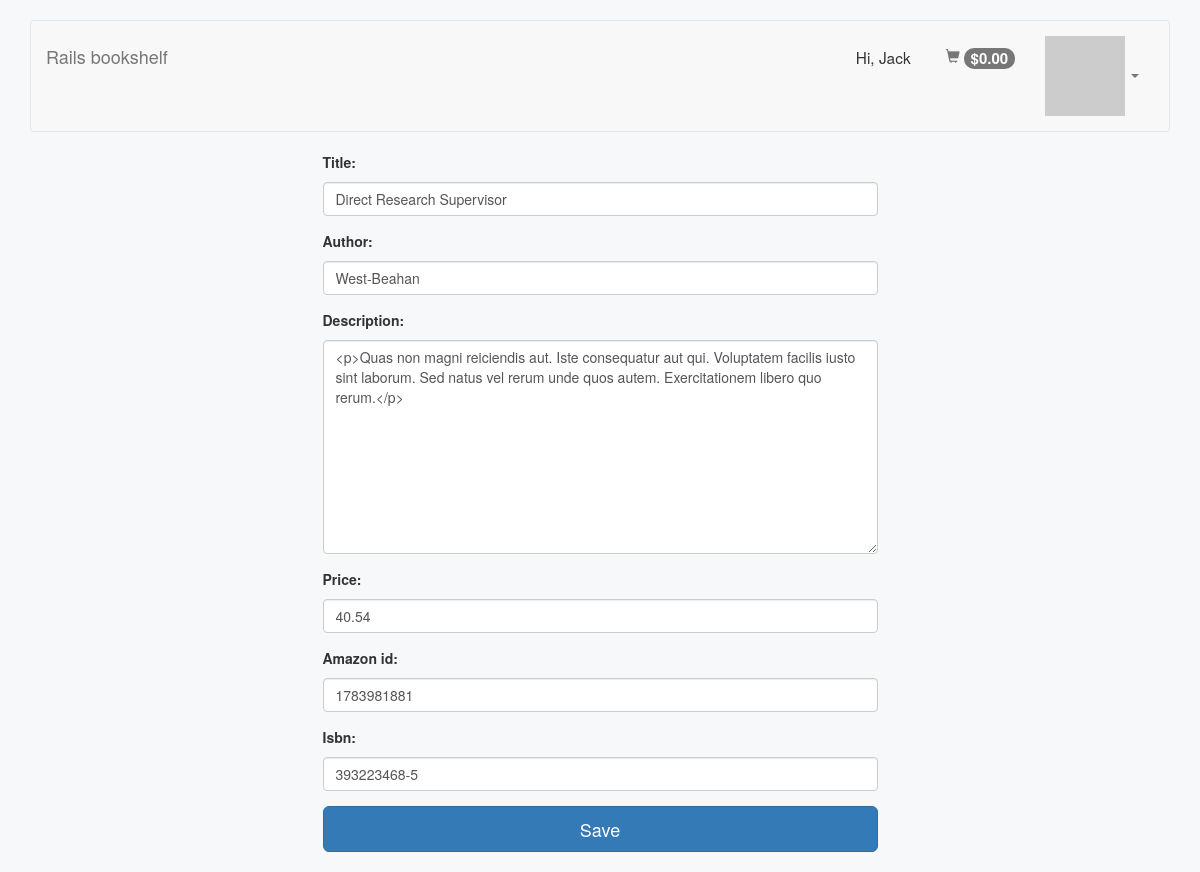
The page /books/edit/2/ (signed in) on the database its author committed.
### store/models.py (models this page shows, shortened)
class UserInfo(models.Model):
    user = models.OneToOneField(User)
    @property
    def shopping_cart_total_price(self):
        return sum([sc.book.price for sc in self.user.shoppingcartitem_set.all()])

class Book(models.Model):
    title = models.CharField(
        max_length=255
    )
    author = models.CharField(
        max_length=150
    )
    description = models.TextField()
    price = models.DecimalField(
        max_digits=6, decimal_places=2
    )
    pub_date = models.DateField(
        null=True, blank=True
    )
    amazon_id = models.CharField(
        max_length=50, unique=True,
        validators=[RegexValidator(r'[\d\-]+')],
        blank=True,
    )
    isbn = models.CharField(
        max_length=12, unique=True,
        validators=[RegexValidator(r'[\dA-Z]+')]
    )

### store/views.py (the view)
# urls.py: url(r'^books/edit/(?P<pk>\d+)/$', BookUpdateView.as_view(), name='book-edit'),
class BookUpdateView(UpdateView):
    model = Book
    success_url = '/'
    fields = ('title', 'author', 'description', 'price',
              'amazon_id', 'isbn')

### store/templatetags/store_tags.py (called while the page is built)
@register.filter(name='addcss')
def addcss(field, css):
   return field.as_widget(attrs={"class":css})

### store/templates/store/book_form.html (shortened to what this page needs)
{% extends 'base.html' %}
{% load store_tags %}
{% block content %}
    <div class='row'>
        <div class='col-md-6 col-md-offset-3'>
            <form class="new_user" id="new_user" action="" accept-charset="UTF-8" method="post">
                {% for field in form %}
                    <div class="form-group">
                        <label for="{{ field.id_for_label }}">{{ field.label_tag }}</label>
                        {{ field|addcss:"form-control" }}
                    </div>
                {% endfor %}
                <div>
                    <input type="submit" name="commit" value="Save" class="btn btn-lg btn-primary btn-block" />
                </div>
            </form>
        </div>
    </div>
{% endblock %}

### store/templates/base.html (shortened to what this page needs)
{% load bootstrap3 %}
{% load staticfiles %}
<!DOCTYPE html>
<html>
<head>
    {% bootstrap_css %}
    <link rel="stylesheet" type="text/css" href="{% static 'css/base.css' %}">
</head>
<body>
    <div class='container'>
        <nav class='navbar navbar-default'>
            <div class='container-fluid'>
                <div class='navbar-header'>
                    <a class='navbar-brand' href='/'>Rails bookshelf</a>
                </div>
                <div class='navbar-collapse collapse' id='navbar'>
                    {% if user.is_authenticated %}
                        {% if user.is_superuser %}
                            <ul class='nav navbar-nav navbar-right'>
                                <li class='dropdown'>
                                    <a aria-expanded='false' class='dropdown-toggle' data-toggle='dropdown' href='#' role='button'>
                                        <img src="http://www.gravatar.com/avatar/77864601526fc73452f5c7f942ac4ff4?s=40" alt="77864601526fc73452f5c7f942ac4ff4?s=40" />
                                        <span class='caret'></span>
                                    </a>
                                </li>
                            </ul>
                        {% endif %}
                        <ul class='nav navbar-nav navbar-right navbar-user'>
                            <li class='nav-user-name'>
                                <span>
                                    Hi, {{ user.first_name }}
                                </span>
                            </li>
                            <li>
                                <a href="{% url 'shopping-cart' %}">
                                    <span aria-hidden='true' class='glyphicon glyphicon-shopping-cart'></span>
                                    <span class='badge'>
                                        ${{ user.userinfo.shopping_cart_total_price|default:0.00|floatformat:2 }}
                                    </span>
                                </a>
                            </li>
                        </ul>
                    {% else %}
                    <ul class="nav navbar-nav navbar-right navbar-user">
                        <li>
                            <a href="{% url 'auth_login' %}">Sign in</a>
                        </li>
                    </ul>
                    {% endif %}
                </div>
            </div>
        </nav>
        {% block content %}
        {% endblock %}
    </div>
</body>
</html>

### store/static/css/base.css (style rules this page uses)
body { background-color: #f6f8f9; padding-top: 20px; padding-bottom: 20px; }
.navbar .nav-user-name { font-size: 1.1em; margin-top: 15px; margin-right: 20px; }
.navbar>.container-fluid .navbar-brand { margin-left: -15px; }
.navbar-header, .navbar .navbar-user { padding-top: 10px; height: 70px; }
.badge { font-size: 15px; }

### rows shown on the page
Book: form "Direct Research Supervisor" "West-Beahan" "<p>Quas non magni reiciendis aut. Iste consequatur aut qui. Voluptatem facilis iusto sint laborum. Sed natus vel rerum unde quos autem. Exercitationem libero quo rerum.</p>" "40.54" "1783981881" "393223468-5"

### other values the page prints
{{ user.first_name }} "Jack"
{{ user.userinfo.shopping_cart_total_price|default:0.00|floatformat:2 }} "0.00"
{{ field.label_tag }} "Title:" "Author:" "Description:" "Price:" "Amazon id:" "Isbn:"
